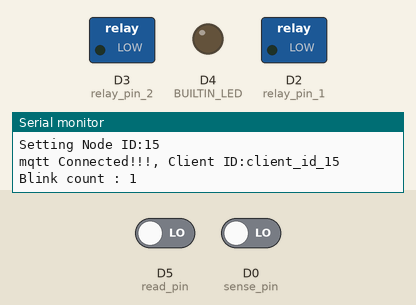
Bench run of a sketch on a simulated ESP8266 (NodeMCU). On the bench: switched loads named in the sketch (green lamp = pin HIGH), output pins drawn as LEDs (lit = HIGH, except the on-board LED, lit = LOW), the last lines printed to the serial monitor. Dashed ring = blinking. The test bench sets the inputs (shaded band); at power-on: D0 (sense_pin) LOW, D5 (read_pin) LOW. WiFi joins after 1.5 s; servers stay silent unless stated; no MQTT or app messages arrive unless stated.

Above: at 2.7 s.
2.8 s: D0 (sense_pin) driven HIGH
At 3.4 s:
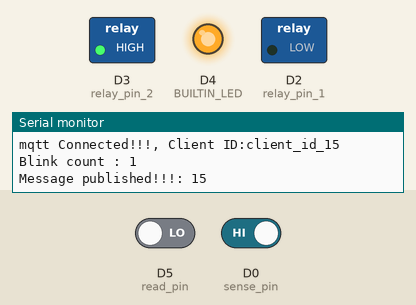
At 4.4 s:
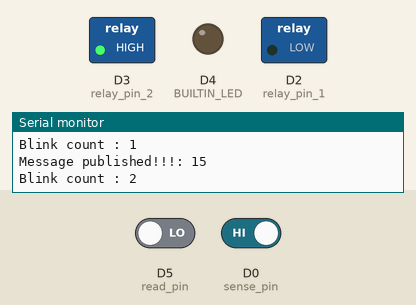
5.8 s: D0 (sense_pin) driven LOW
At 7.5 s:
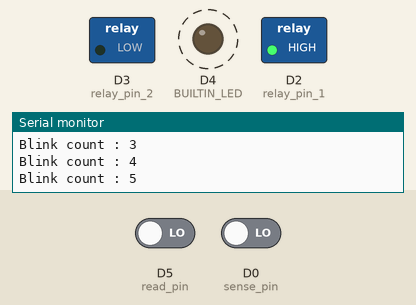
Timing chart, 0 to 14.8 s (numbered marks = the images above; inputs shaded):
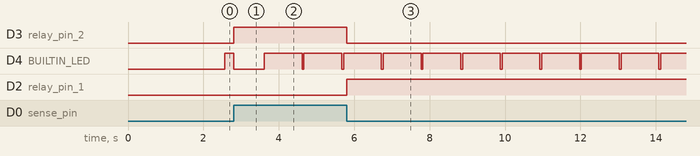

The sketch:

nodemcu_mqtt_nodeID_from_pin_high_timing.ino
```cpp
#include <ESP8266WiFi.h>
#include <PubSubClient.h>

#define read_pin D5
#define sense_pin D0
#define relay_pin_1 D2
#define relay_pin_2 D3
#define BUILTIN_LED D4


// Update these with values suitable for your network.

const char* ssid = "hacker";
const char* password = "sreejamadhu";
const char* mqtt_server = "raspberrypi";
String node_id = "null";
long tick_1 = 0, tick_2 = 0;
boolean relay_state = false, publish_flag = false;
int max_number_nodes = 16;

WiFiClient espClient;
PubSubClient client(espClient);

long lastMsg = 0;
char msg[4];
int node_grid_number = 0;
String msg_received = "";
boolean sensor_value_current = 0, sensor_value_prev = 0;
long max_wait_for_node_id;
int blink_delay = 50;

void setup() {
  pinMode(BUILTIN_LED, OUTPUT);     // Initialize the BUILTIN_LED pin as an output
  pinMode(sense_pin, INPUT);
  pinMode(read_pin, INPUT);
  pinMode(relay_pin_1, OUTPUT);
  pinMode(relay_pin_2, OUTPUT);
  Serial.begin(115200);
  max_wait_for_node_id = max_number_nodes*(1000+blink_delay);
  setup_wifi();
  client.setServer(mqtt_server, 1883);
  client.setCallback(callback);
}

void setup_wifi() {

  delay(10);
  // We start by connecting to a WiFi network
  Serial.println();
  Serial.print("Connecting to ");
  Serial.println(ssid);

  WiFi.begin(ssid, password);

  while (WiFi.status() != WL_CONNECTED) {
    delay(500);
    Serial.print(".");
  }

  Serial.println("");
  Serial.println("WiFi connected");
  Serial.println("IP address: ");
  Serial.println(WiFi.localIP());
  int node_id_count = -1;
  tick_1 = millis();
  tick_2 = millis();
  while (digitalRead(read_pin) && (node_id_count < max_number_nodes))
  {
    if (millis() - tick_1 > 1000)
    {
      digitalWrite(BUILTIN_LED, LOW);
      delay(blink_delay);
      digitalWrite(BUILTIN_LED, HIGH);
      Serial.println("Blink");
      if (digitalRead(read_pin))
      {
        node_id_count += 1;
        Serial.println("Read Pin: High " + (String)node_id_count);
      }
      tick_1 = millis();
    }
    if (millis() - tick_2 > max_wait_for_node_id)
    {
      break;
    }
  }
  if (node_id_count > -1)
    node_id = node_id_count;
  else
    node_id = (String)(max_number_nodes-1);
  Serial.println("Setting Node ID:" + (String)node_id);
}

void callback(char* topic, byte * payload, unsigned int length) {
  Serial.print("Message arrived [");
  Serial.print(topic);
  Serial.print("] ");
  if (topic == "relay")
  {
    for (int i = 0; i < length; i++) {
      msg_received = msg_received + (String)payload[i];
    }
    Serial.println(msg_received);
    // Switch on the LED if an 1 was received as first character
    if (msg_received == "1") {
      digitalWrite(BUILTIN_LED, LOW);   // Turn the LED on (Note that LOW is the voltage level
      // but actually the LED is on; this is because
      // it is acive low on the ESP-01)
    } else {
      digitalWrite(BUILTIN_LED, HIGH);  // Turn the LED off by making the voltage HIGH
    }
  }

}

void reconnect() {
  // Loop until we're reconnected
  while (!client.connected())
  {
    String temp = "client_id_" + (String)node_id;
    char client_id[20];
    temp.toCharArray(client_id, 20);

    if (client.connect(client_id))
    {
      Serial.println("mqtt Connected!!!, Client ID:" + (String)client_id);
    }
    else
    {
      Serial.print("failed, rc=");
      Serial.print(client.state());
      Serial.println(" try again in 5 seconds");
      // Wait 5 seconds before retrying
      delay(5000);
    }
  }
}
void loop()
{
  if (!client.connected())
  {
    reconnect();
  }
  client.loop();
  if (millis() - tick_1 > 1000)
  {
    digitalWrite(BUILTIN_LED, LOW);
    delay(blink_delay);
    digitalWrite(BUILTIN_LED, HIGH);
    Serial.println("Blink count : "+(String)(tick_1/1000));
    tick_1 = millis();
  }

  sensor_value_current = digitalRead(sense_pin);

  if ((sensor_value_prev ^ sensor_value_current))
  {
    digitalWrite(relay_pin_1, relay_state);
    digitalWrite(relay_pin_2, !relay_state);
    digitalWrite(BUILTIN_LED, relay_state);
    relay_state = !relay_state;
    if (sensor_value_current)
      publish_flag = true;
    sensor_value_prev = sensor_value_current;
  }

  if (publish_flag)
  {
    char message_char_array[10];
    node_id.toCharArray(message_char_array, 10);
    client.publish("outTopic", message_char_array);
    Serial.println("Message published!!!: " + (String)message_char_array);
    publish_flag = false;
  }
}
```

Measured:
- after the input at 2.8 s, D3 (relay_pin_2): LOW → HIGH at once
- after the input at 5.8 s, D3 (relay_pin_2): HIGH → LOW at once; D2 (relay_pin_1): LOW → HIGH at once
- by itself, D4 (BUILTIN_LED): alternates HIGH for 1.0 s and LOW for 0.05 s
